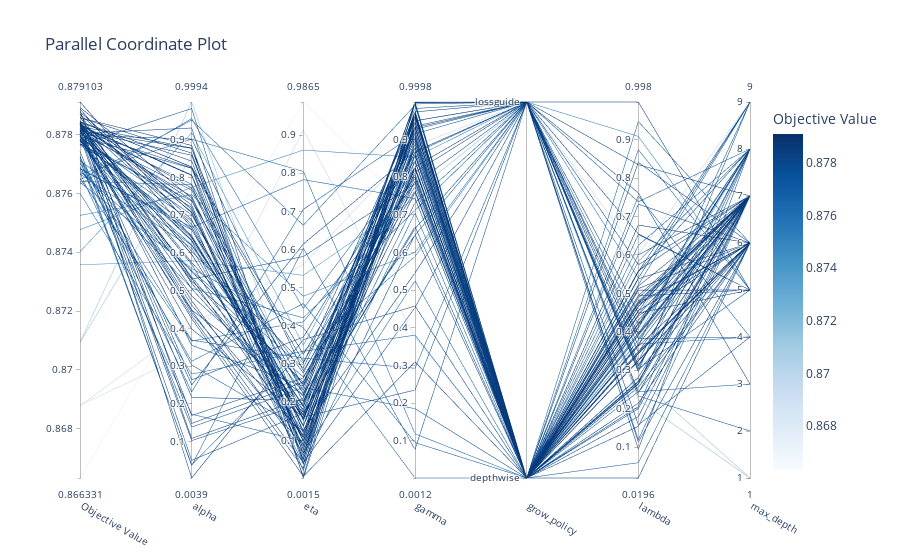

Notebook cell for this chart:
### Code cell
opt.visualization.plot_parallel_coordinate(study)
